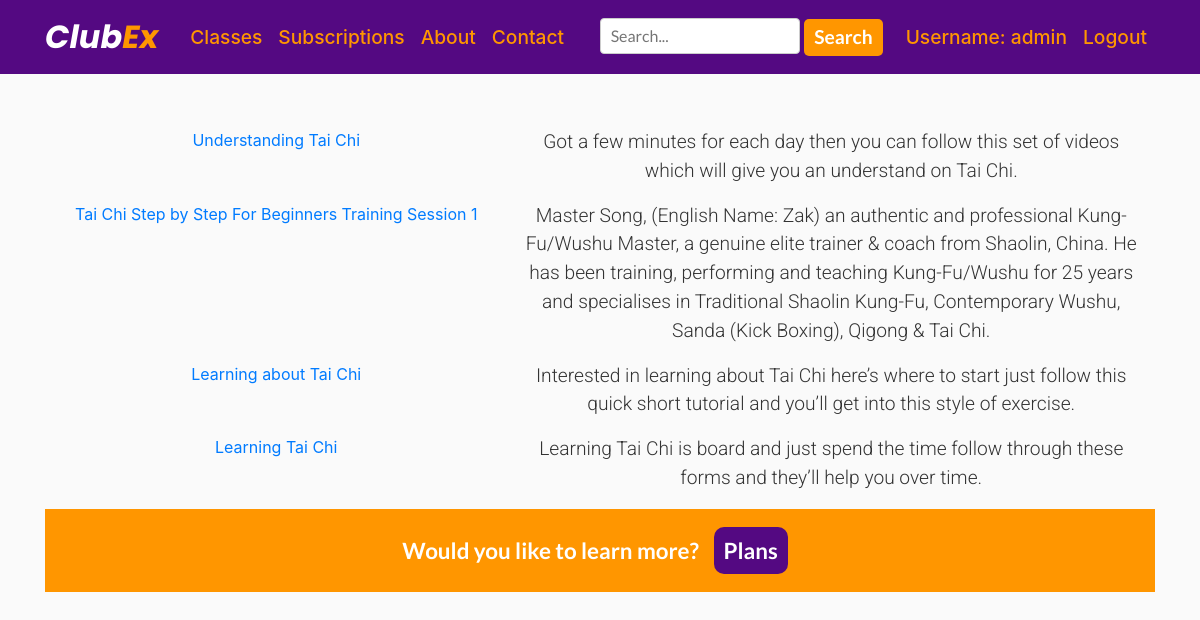
The page /classes/taichi/ (signed in) on the database as committed earlier.
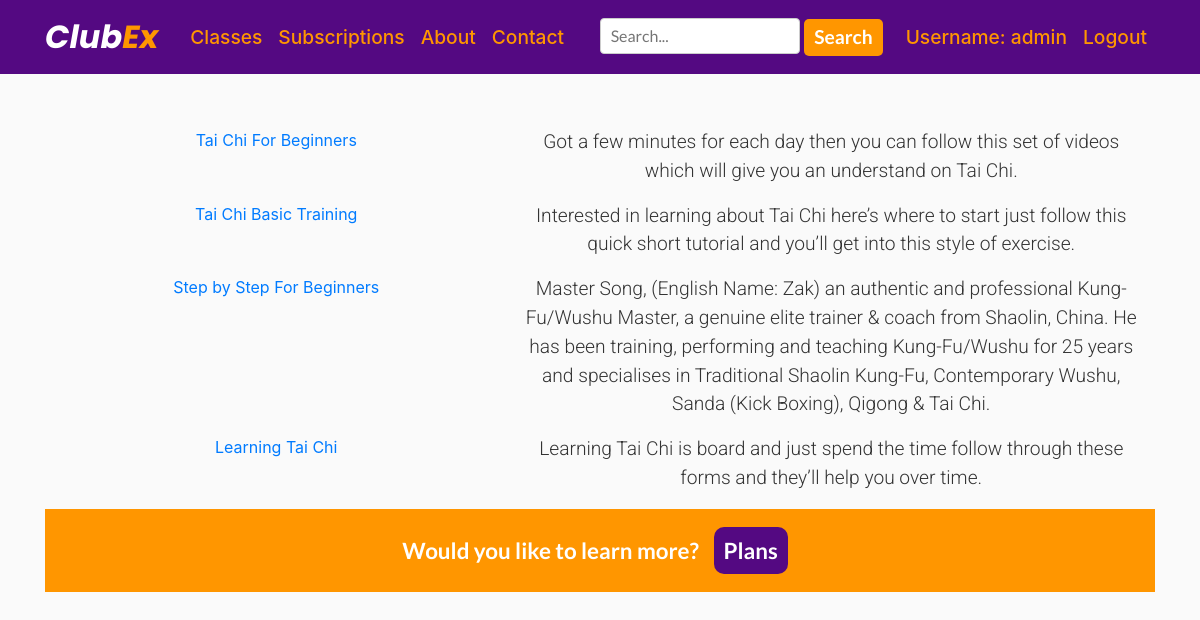
The same page on the database as committed later.
### ClubEx/models.py (models this page shows, shortened)
class Video(models.Model):
    category = models.CharField(max_length=200)
    video_name = models.CharField(max_length=200)
    video_thumbnail = models.ImageField(null=True, blank=True)
    video = EmbedVideoField()
    content = models.TextField()
    video_views = models.IntegerField(default=0, null=True, blank=True)
    class Meta:
        ordering = ('-video_name',)

### ClubEx/views.py (the view)
# urls.py: path('classes/taichi/', views.classes_tai_chi, name='classes_tai_chi'),
@login_required
def classes_tai_chi(request):
    obj = Video.objects.filter(category='Tai Chi' or 'taichi')
    return render(request, 'clubex/taichi.html', {'obj': obj})

### ClubEx/templates/ClubEx/taichi.html
{% extends "ClubEx/base.html" %}
{% load static %}
{% block content %}
    <Link rel="stylesheet" href="{% static 'ClubEx/newstyle.css' %}" type="text/css" >
   {% for i in obj %}
<div class="container">
  <div class="row">
          <div class="col-5">
              <a href=" {% url 'video_details' i.id %}">{{ i.video_name }}</a>
          </div>
          <div class="col-7">
              <p>{{ i.content  }}</p>
          </div>
  </div>
</div>
 {% endfor %}
  <div class="cta">
    <div class="container">
      <p class="ctatext">Would you like to learn more?</p>
      <p><a href="{% url 'plans' %}">Plans</a></p>
    </div>
  </div>
{% endblock content %}

Rows that differ between the two databases and show on the page:
changed Video: video_name "Understanding Tai Chi" → "Tai Chi For Beginners"
changed Video: video_name "Learning about Tai Chi" → "Tai Chi Basic Training"; moves up the list
changed Video: video_name "Tai Chi Step by Step For Beginners Training Session 1" → "Step by Step For Beginners"
